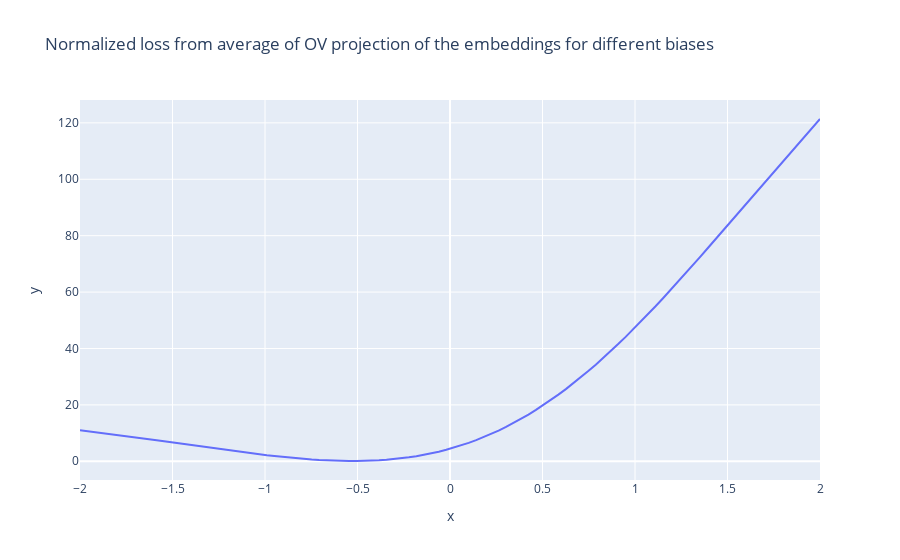

Write notebook code for a chart like this one.
### Code cell
logits_ov_path = ov_path[toks[:, :-1]]
# logits_ov_path = ov_path[toks[:, 1:]].cumsum(dim=1) / torch.arange(1, 11)[:, None].to('cuda')
logits_ov_path = torch.stack([logits_ov_path[:, :i+1].mean(1) for i in range(10)], dim=1)
logits_all_bias_ov_path = []
bias_values = np.linspace(-2, 2, 100)
for bias in bias_values:
    logits_ov_path_bias = logits_ov_path.clone()
    logits_ov_path_bias[..., 0] += bias
    logits_all_bias_ov_path.append(logits_ov_path_bias)

norm_loss_by_bias = [normalized_loss(logits, target) for logits in logits_all_bias_ov_path]
mpu.line(norm_loss_by_bias, x=bias_values, title='Normalized loss from average of OV projection of the embeddings for different biases')

### Figure 1 — Plotly figure (JSON) as saved in the notebook; plotly's stock layout.template omitted (floating-point values rounded to 4 significant figures)
{"data": [{"hovertemplate": "x=%{x}<br>y=%{y}<extra></extra>", "legendgroup": "", "line": {"color": "#636efa", "dash": "solid"}, "marker": {"symbol": "circle"}, "mode": "lines", "name": "", "orientation": "v", "showlegend": false, "type": "scatter", "x": [-2, -1.96, -1.919, -1.879, -1.838, -1.798, -1.758, -1.717, -1.677, -1.636, -1.596, -1.556, -1.515, -1.475, -1.434, -1.394, -1.354, -1.313, -1.273, -1.232, -1.192, -1.152, -1.111, -1.071, -1.03, -0.9899, -0.9495, -0.9091, -0.8687, -0.8283, -0.7879, -0.7475, -0.7071, -0.6667, -0.6263, -0.5859, -0.5455, -0.5051, -0.4646, -0.4242, -0.3838, -0.3434, -0.303, -0.2626, -0.2222, -0.1818, -0.1414, -0.101, -0.06061, -0.0202, 0.0202, 0.06061, 0.101, 0.1414, 0.1818, 0.2222, 0.2626, 0.303, 0.3434, 0.3838, 0.4242, 0.4646, 0.5051, 0.5455, 0.5859, 0.6263, 0.6667, 0.7071, 0.7475, 0.7879, 0.8283, 0.8687, 0.9091, 0.9495, 0.9899, 1.03, 1.071, 1.111, 1.152, 1.192, 1.232, 1.273, 1.313, 1.354, 1.394, 1.434, 1.475, 1.515, 1.556, 1.596, 1.636, 1.677, 1.717, 1.758, 1.798, 1.838, 1.879, 1.919, 1.96, 2], "xaxis": "x", "y": [10.99, 10.67, 10.34, 10.01, 9.669, 9.325, 8.975, 8.62, 8.261, 7.898, 7.531, 7.161, 6.789, 6.416, 6.041, 5.667, 5.293, 4.921, 4.552, 4.187, 3.827, 3.474, 3.129, 2.793, 2.468, 2.155, 1.857, 1.575, 1.311, 1.067, 0.8453, 0.6479, 0.4769, 0.3349, 0.2241, 0.147, 0.1062, 0.1042, 0.1436, 0.2271, 0.3574, 0.5371, 0.769, 1.056, 1.4, 1.804, 2.271, 2.803, 3.403, 4.073, 4.814, 5.63, 6.523, 7.493, 8.543, 9.673, 10.89, 12.18, 13.56, 15.03, 16.58, 18.21, 19.93, 21.74, 23.62, 25.59, 27.65, 29.78, 31.99, 34.27, 36.63, 39.06, 41.56, 44.12, 46.75, 49.43, 52.17, 54.96, 57.8, 60.69, 63.61, 66.57, 69.56, 72.58, 75.62, 78.69, 81.76, 84.85, 87.95, 91.04, 94.14, 97.23, 100.3, 103.4, 106.4, 109.5, 112.5, 115.5, 118.4, 121.4], "yaxis": "y"}], "layout": {"hovermode": "x unified", "legend": {"tracegroupgap": 0}, "title": {"text": "Normalized loss from average of OV projection of the embeddings for different biases"}, "xaxis": {"anchor": "y", "domain": [0, 1], "title": {"text": "x"}}, "yaxis": {"anchor": "x", "domain": [0, 1], "title": {"text": "y"}}}}
